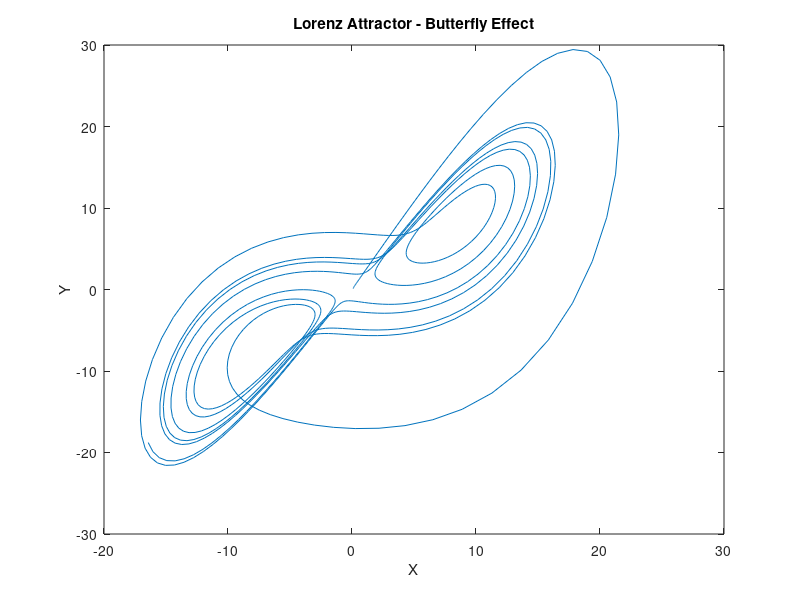
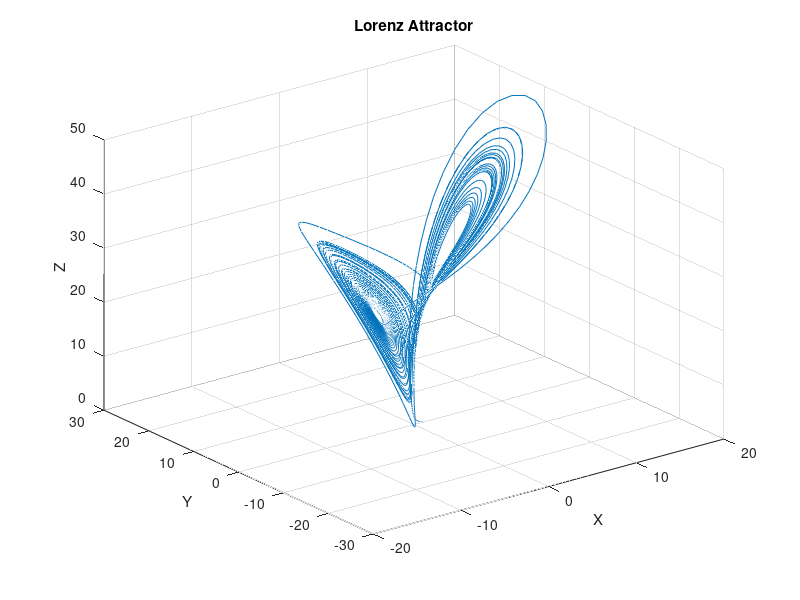

Recreate these plots in MATLAB, in order.
% Parameters
numIterations = 1000;    % Number of iterations
initialX = 0.1;         % Initial value for x
initialY = 0.1;         % Initial value for y
initialZ = 0.1; 
perturbation = 0.0001;  % Small perturbation to initial conditions

% Initialize arrays to store the results
x = zeros(1, numIterations);
y = zeros(1, numIterations);
z = zeros(1, numIterations);

% Initialize the initial conditions
x(1) = initialX;
y(1) = initialY;
z(1) = initialY;

% Simulate the system:
%The Lorenz system, also known as the Lorenz attractor, is a set of three nonlinear differential equations 
% that describe a chaotic, deterministic dynamical system. It was introduced by the meteorologist Edward Lorenz in 1963 
% as a simplified mathematical model of atmospheric convection. The Lorenz system has since become a classic example 
% of chaotic behavior in a dynamical system and is widely studied in the field of chaos theory.

%The three differential equations that make up the Lorenz system are as follows:

%dx/dt = σ(y - x)
%dy/dt = x(ρ - z) - y
%dz/dt = xy - βz
%Here are the meanings of the variables and parameters:

%-x, y, and z are the state variables that represent the system's state in three-dimensional space.
%-t is time.
%-σ, ρ, and β are the system parameters, which control the behavior of the system. 

% These parameters determine the system's behavior and can be adjusted to create different chaotic or non-chaotic behaviors.

for t = 2:numIterations
    % Update the system equations (Lorenz attractor)
    dx = 10 * (y(t-1) - x(t-1));
    dy = x(t-1) * (28 - z(t-1)) - y(t-1);
    dz = x(t-1) * y(t-1) - 8/3 * z(t-1);
    
    % Apply a small perturbation to initial conditions
    if t == 2
        x(1) = initialX + perturbation;
    end
    
    % Update the variables
    x(t) = x(t-1) + dx * 0.01; 
    y(t) = y(t-1) + dy * 0.01;
    z(t) = z(t-1) + dz * 0.01;
end

% 2D plot
figure;
plot(x, y);
title('Lorenz Attractor - Butterfly Effect');
xlabel('X');
ylabel('Y');









%3D Plot:
%Having defined the Lorenz system equations and parameters as discussed above:

%1. Define the Lorenz system equations and parameters (σ, ρ, β, initial conditions).
%2. Create a time vector to represent the time points at which you want to evaluate the system.
%3. Use a numerical solver like the Runge-Kutta method or MATLAB's built-in ODE solver, ode45, 
% to integrate the Lorenz equations over time to obtain the trajectory of the system.
% we integrate the equations to numerically compute the system's state at different points in time. 
% Integrating the equations essentially means finding a sequence of discrete states that approximate 
% the continuous evolution of the system over time.
%The 2D plot of the Lorenz attractor provided earlier was essentially a cross-section or projection 
% of the 3D chaotic trajectory onto the (x, y) plane. In this case, we sampled the (x, y) points 
% at discrete time intervals and plotted them in 2D. 
% This approach allows you to visualize a subset of the Lorenz attractor without explicitly simulating 
% the entire time evolution.
%4.Extract the x, y, and z coordinates from the solution.
%5.Finally, create a 3D plot of the Lorenz attractor.

% Define Lorenz system parameters
sigma = 10;
rho = 28;
beta = 8/3;

% Define initial conditions
initialX = 1;
initialY = 0;
initialZ = 0;

% Create a time vector
tspan = linspace(0, 50, 5000); % Adjust the time span and resolution as needed

% Define the Lorenz system as a set of differential equations
lorenzEquations = @(t, XYZ) [sigma * (XYZ(2) - XYZ(1)); ...
                             XYZ(1) * (rho - XYZ(3)) - XYZ(2); ...
                             XYZ(1) * XYZ(2) - beta * XYZ(3)];

% Use the ode45 solver to integrate the system
[t, XYZ] = ode45(lorenzEquations, tspan, [initialX, initialY, initialZ]);%Runge cutta

% Extract the x, y, and z coordinates
x = XYZ(:, 1);
y = XYZ(:, 2);
z = XYZ(:, 3);

% Create a 3D plot
figure;
plot3(x, y, z);
title('Lorenz Attractor');
xlabel('X');
ylabel('Y');
zlabel('Z');
grid on;



